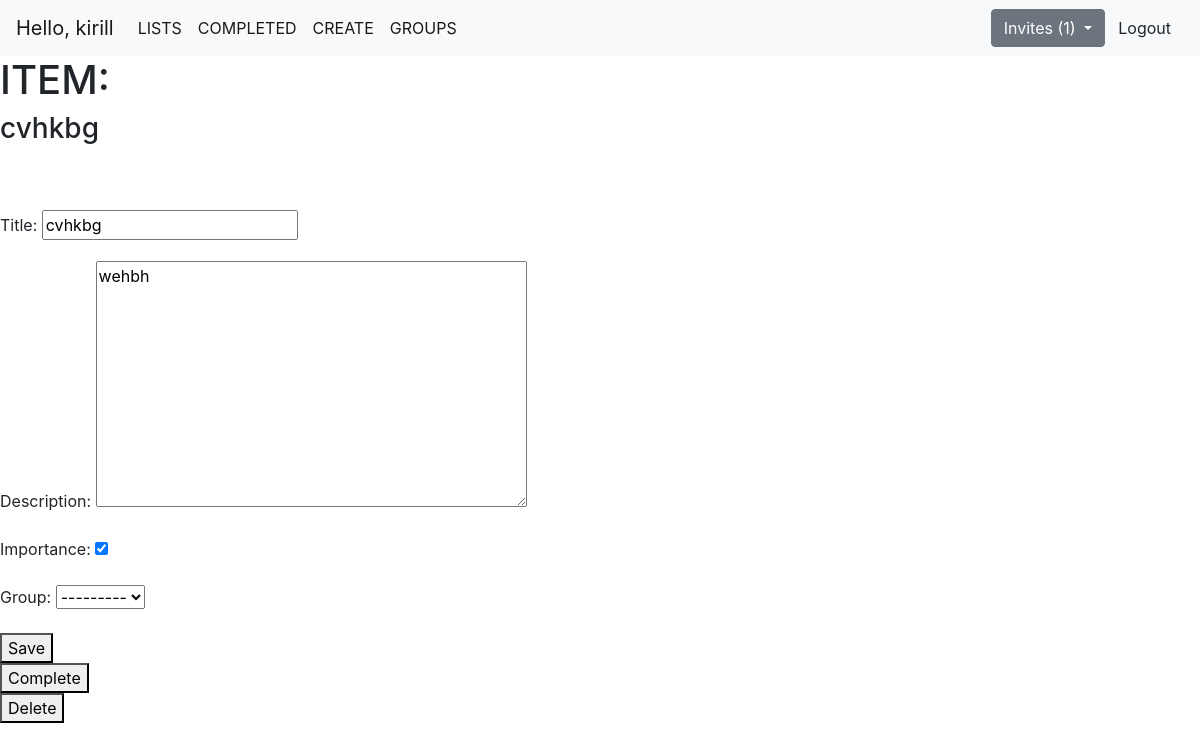
The page /todo/1/edit/ (signed in) on the database its author committed.
### todo_app/models.py (models this page shows, shortened)
class Todo(models.Model):
    title = models.CharField(max_length=150)
    description = models.TextField(blank=True)
    importance = models.BooleanField(default=False)
    creation_time = models.DateTimeField(auto_now_add=True)
    completion_time = models.DateTimeField(null=True, blank=True)
    user = models.ForeignKey(User, on_delete=models.CASCADE)
    group = models.ForeignKey(Group, on_delete=models.CASCADE, blank=True, null=True)

### todo_app/views.py (the view, shortened to what this page needs)
# urls.py: path('todo/<int:todo_pk>/edit/', views.edit_todo, name='edit_todo'),
@login_required
def edit_todo(request, todo_pk):
    todo_obj = Todo.objects.get(pk=todo_pk)
    try:
        group_user = GroupUser.objects.get(user=request.user, group=todo_obj.group)
        group = Group.objects.get(pk=group_user.group.pk)
    except GroupUser.DoesNotExist:
        get_object_or_404(Todo, user=request.user, pk=todo_pk)
    if request.method == 'GET':
        form = TodoForm(instance=todo_obj)
        return render(request, '../templates/todo_app/edit_todo.html', {'todo': todo_obj, 'form': form})

### todo_app/forms.py
class TodoForm(ModelForm):
    class Meta:
        model = Todo
        fields = ['title', 'description', 'importance', 'group']

### todo_app/context_processor.py (called while the page is built)
def invites_processor(request):
    try:
        invites = GroupUser.objects.filter(user=request.user, status='I')
        return {'invites': invites}
    except TypeError:
        return {}

### todo_app/models.py (called while the page is built)
    def __str__(self):
        return self.name

### templates/todo_app/edit_todo.html (shortened to what this page needs)
{% extends 'base.html' %}
{% block content %}
    <h1>ITEM:</h1>
    <h3>{{ todo.title }}</h3><br>
    <h5>{{ error }}</h5><br>
    <form method="post">
        {{ form.as_p }}
        <button type="submit">Save</button>
    </form>
    <form method="POST" action="{% url 'complete_todo' todo.id %}">
        <button type="submit">Complete</button>
    </form>
    <form method="POST" action="{% url 'delete_todo' todo.id %}">
        <button type="submit">Delete</button>
    </form>
{% endblock %}

### templates/base.html (shortened to what this page needs)
<!doctype html>
<html lang="en">
<head>
    <link rel="stylesheet" href="https://stackpath.bootstrapcdn.com/bootstrap/4.5.0/css/bootstrap.min.css"
>
    {% load static %}
</head>
<body>
{% if user.is_authenticated %}
    <nav id="navbar-example2" class="navbar navbar-expand-lg navbar-light bg-light">
        <a class="navbar-brand" href="{% url 'home' %}">Hello, {{ user.username }}</a>
        <div class="collapse navbar-collapse" id="navbarSupportedContent">
            <ul class="navbar-nav mr-auto">
                <li class="nav-item active">
                    <a class="nav-link" href="{% url 'current_todos' %}">LISTS <span class="sr-only">(current)</span></a>
                </li>
                <li class="nav-item active">
                    <a class="nav-link" href="{% url 'completed_todos' %}">COMPLETED <span class="sr-only">(current)</span></a>
                </li>
                <li class="nav-item active">
                    <a class="nav-link" href="{% url 'create_todo' %}">CREATE <span class="sr-only">(current)</span></a>
                </li>
                <li class="nav-item active">
                    <a class="nav-link" href="{% url 'groups' %}">GROUPS <span class="sr-only">(current)</span></a>
                </li>
            </ul>
            <div class="dropdown">
            <button class="btn {% if invites %}btn-secondary{% endif %} dropdown-toggle" type="button"
                    id="dropdownMenuButton" data-toggle="dropdown" aria-haspopup="true" aria-expanded="false">
                Invites {% if invites %}({{ invites|length }}){% endif %}
            </button>
        </div>
        <ul class="nav nav-pills">
            <li class="nav-item">
                <form action="{% url 'logout_user' %}" method="post">
                    <button type="submit" class="btn btn-default">Logout</button>
                </form>
            </li>
        </ul>
        </div>
    </nav>
{% endif %}
{% block content %}{% endblock %}
</body>
</html>

### rows shown on the page
Todo: title "cvhkbg", description "wehbh", importance "☑", group "---------"

### other values the page prints
{{ user.username }} "kirill"
{{ invites|length }} "1"
